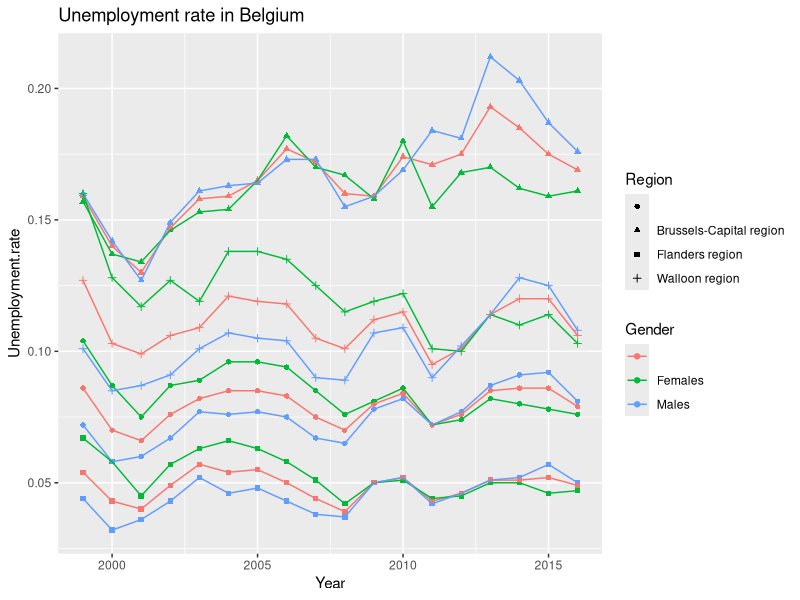
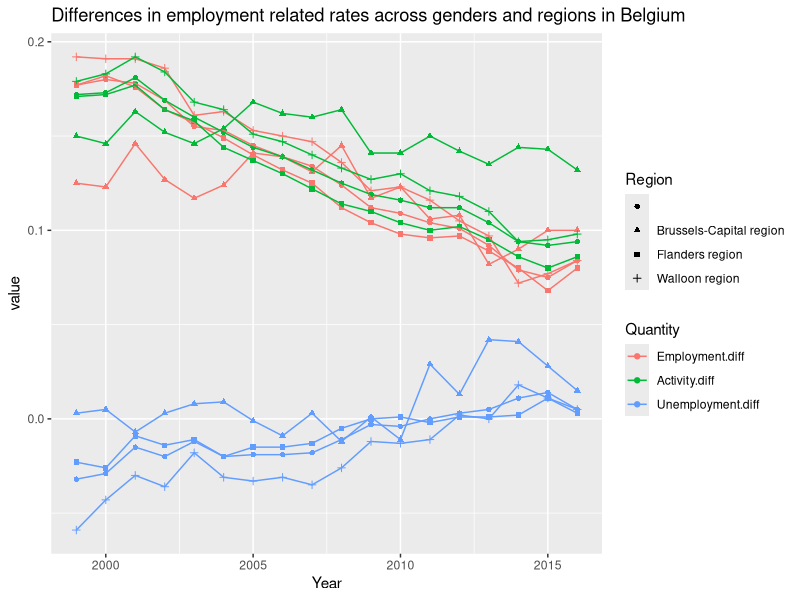
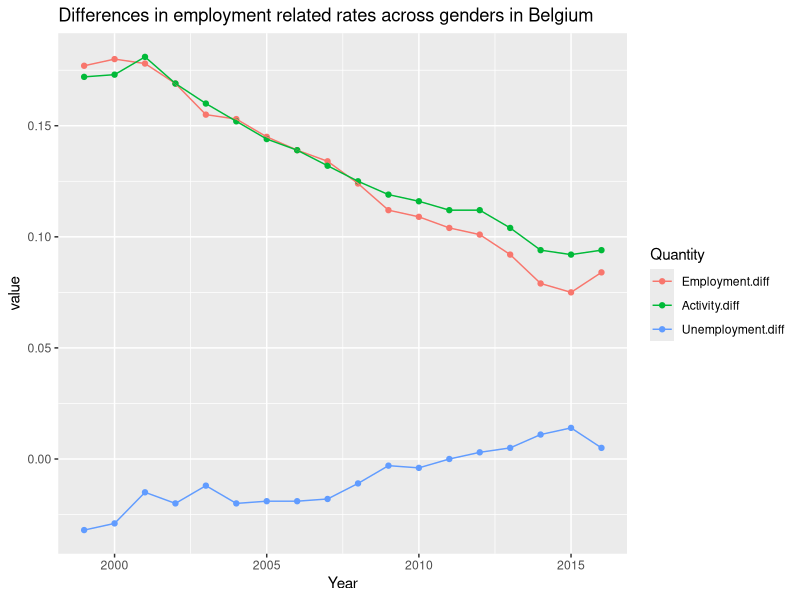

Generate these figures, in order, with R:
library(ggplot2)
require(reshape2)

#The file saved from statbel is loaded
df <- read.csv("export.csv")

mdf <- subset(df, Gender=="Males")
fdf <- subset(df, Gender=="Females")

#Differences between men and women
Em_diff = mdf$Employment.rate - fdf$Employment.rate
Ac_diff = mdf$Activity.rate - fdf$Activity.rate
Unem_diff= mdf$Unemployment.rate - fdf$Unemployment.rate

diff_df <- data.frame( Region = mdf$Region, Year = mdf$Year, Employment.diff = Em_diff, Activity.diff=Ac_diff, Unemployment.diff = Unem_diff)

#For the plot containing Belgium only
mdff <- melt(diff_df, id.vars=c("Region","Year"), variable.name="Quantity")
mdff_global <- subset(mdff, Region=="")

#Unemployment rate in BE & regions
unem_all <- ggplot(df, aes(x = Year, y= Unemployment.rate, shape=Region, color=Gender)) + geom_point() + geom_line() + ggtitle('Unemployment rate in Belgium')

#Employment differences across regions
diff_all <- ggplot(mdff, aes(Year, value, shape=Region)) + geom_point(aes(colour=Quantity)) + geom_line(aes(colour=Quantity)) + ggtitle('Differences in employment related rates across genders and regions in Belgium')

#Employment diffs in BE only (clearer)
diff_be <- ggplot(mdff_global, aes(Year, value)) + geom_point(aes(colour=Quantity)) + geom_line(aes(colour=Quantity)) + ggtitle('Differences in employment related rates across genders in Belgium')


#Saving
ggsave(plot=unem_all, "unem_all.pdf")
ggsave(plot=diff_all, "diff_all.pdf")
ggsave(plot=diff_be, "diff_be.pdf")